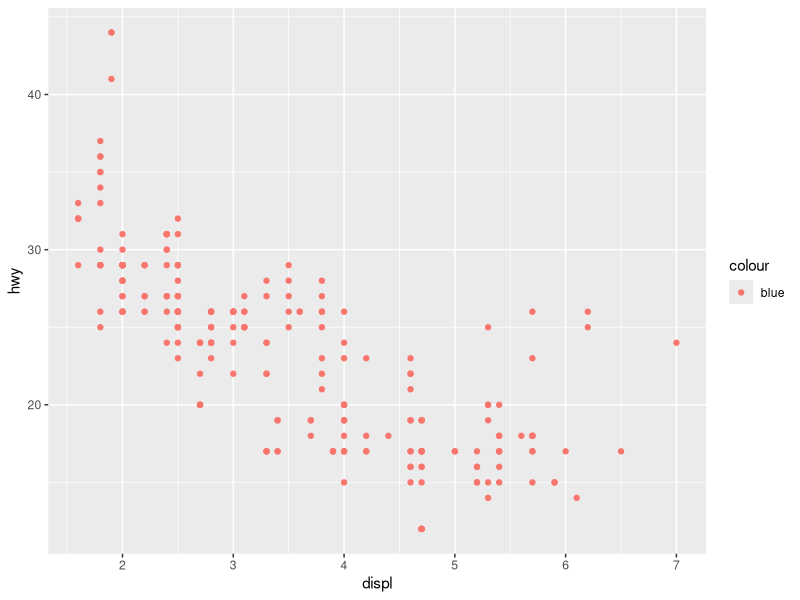
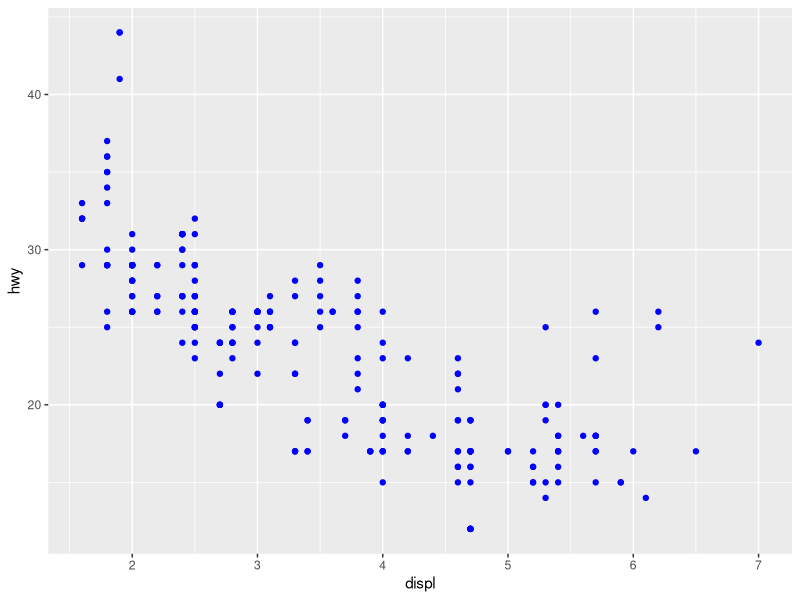
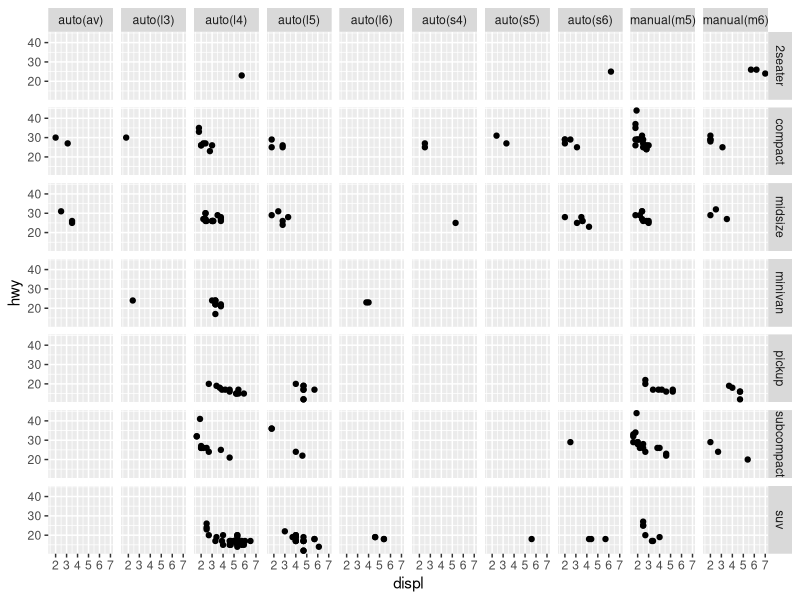
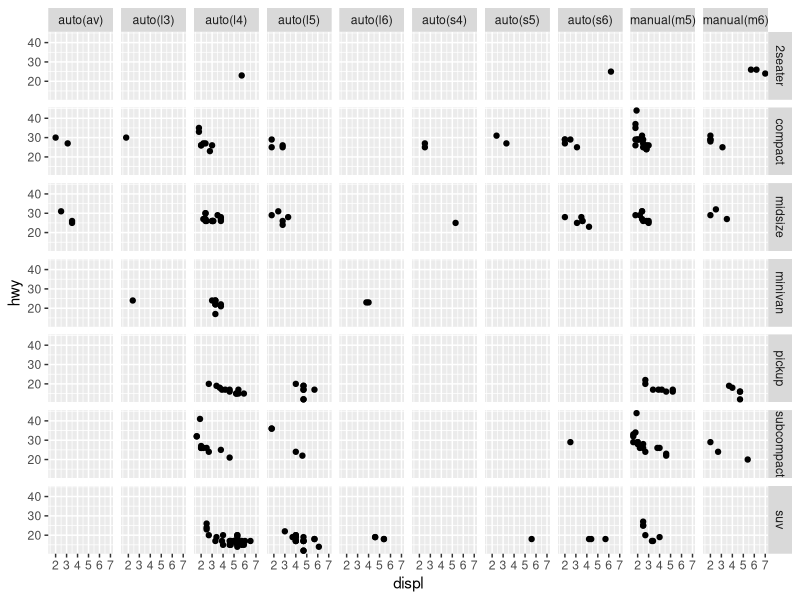
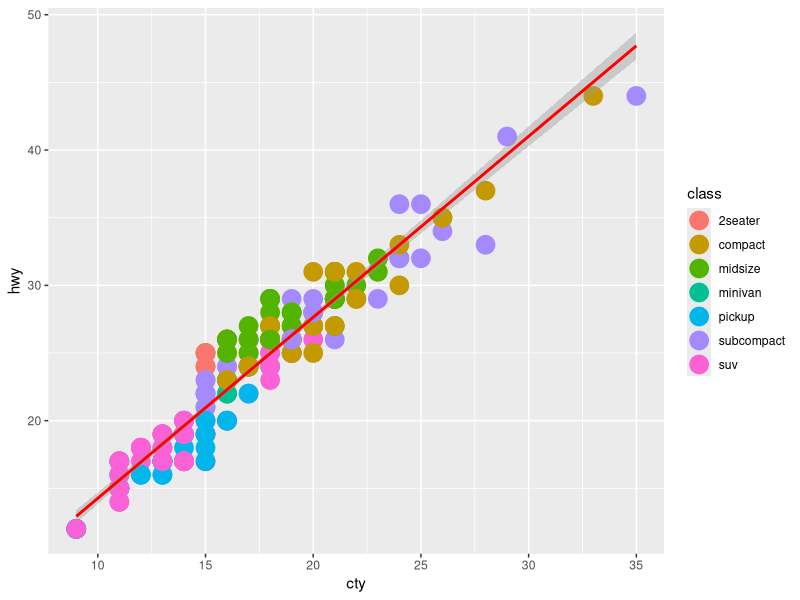
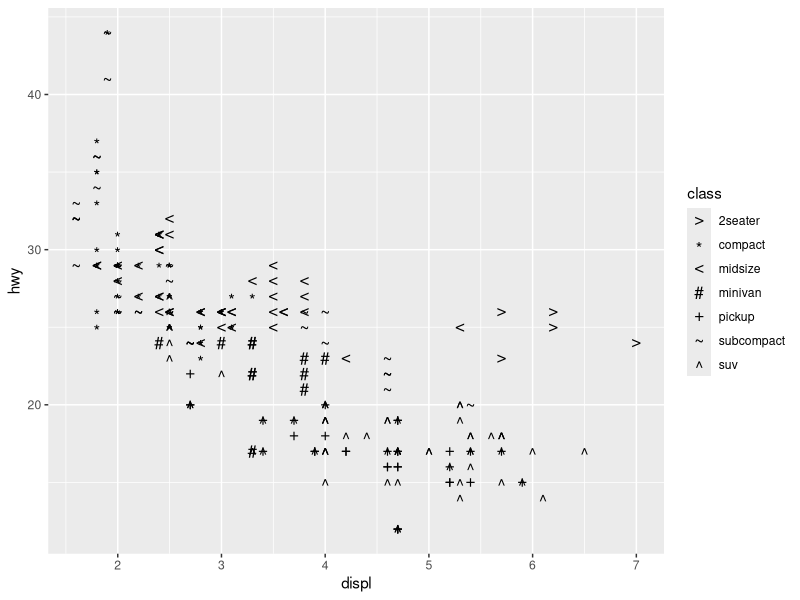
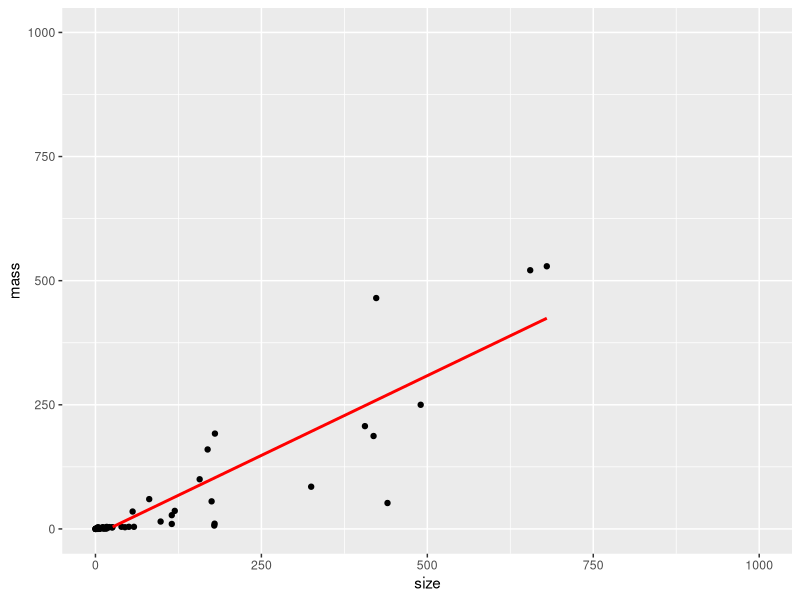
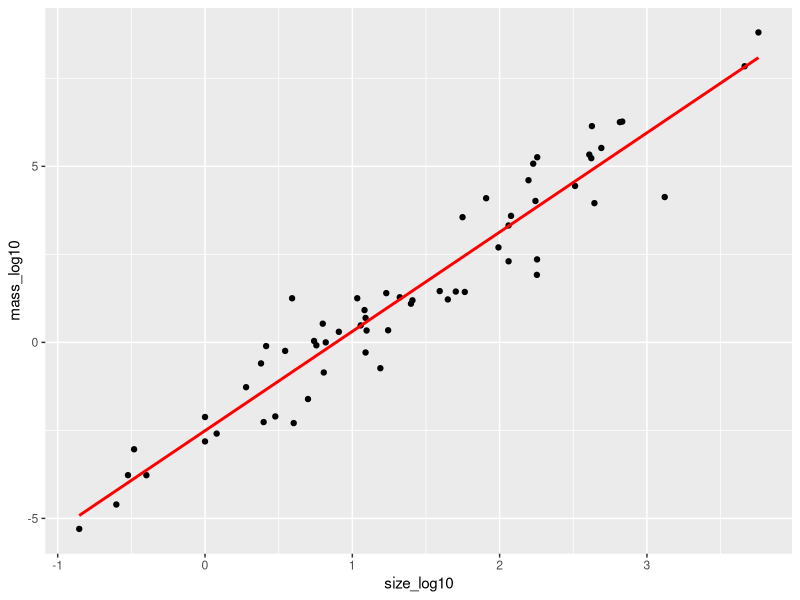

Generate these figures, in order, with R:
## ---- chunk 1
# Write your code here
library(ggplot2)
mpg

#first method
nrow(mpg) 
ncol(mpg)

#second method
dim(mpg)
## ---- chunk 2
# Write your code here---ORIGINAL CODE
ggplot(data = mpg) +
    geom_point(mapping = aes(x = displ, y = hwy, color = "blue"))
## ---- chunk 3
##EDITED VERSION
ggplot(data = mpg) +
    geom_point(mapping = aes(x = displ, y = hwy), colour = "blue")
#to turn the points blue the colour = blue needs to be outside of the aes 
## ---- chunk 4
# Write your code here
# i'm not sure how to use the tilde for this but from using the help function I was able to do it another way i think
ggplot(data = mpg) +
    geom_point(mapping = aes(x = displ, y = hwy)) +
    facet_grid(rows = vars(class), vars(trans))
## ---- chunk 5
##from redoing in class was able to get it using the ~
ggplot(data = mpg,  aes(x = displ, y = hwy)) +
  geom_point() +
  facet_grid(class ~ trans)
## ---- chunk 6
# Write your code here
ggplot(mpg, aes(x = cty, y = hwy, color = class)) +
  geom_point(size = 6) +
  geom_smooth(method = lm, color = "red")
## ---- chunk 7
# Write your code here
mpgSubset <- subset(mpg, cty == 15)
mpgSubset

subCompactSubset <- subset(mpgSubset, class == "subcompact")
subCompactSubset

finalSubset <- data.frame(subCompactSubset$manufacturer, subCompactSubset$model)
finalSubset
## ---- chunk 8
# Write your code here
# I changed the size so its easier to see
ggplot(data = mpg) + 
      geom_point(mapping = aes(x = displ, y = hwy, shape = class), size = 4) +
      scale_shape_manual(values = c(">", "*", "<", "#", "+", "~", "^"))
## ---- chunk 9
# Write your code here
x <- c(3.385,0.48,1.35,465,36.33,27.66,14.83,1.04,4.19,0.425,0.101,0.92,1,0.005,0.06,3.5,2,1.7,2547,0.023,187.1,521,0.785,10,3.3,0.2,1.41,529,207,85,0.75,62,6654,3.5,6.8,35,4.05,0.12,0.023,0.01,1.4,250,2.5,55.5,100,52.16,10.55,0.55,60,3.6,4.288,0.28,0.075,0.122,0.048,192,3,160,0.9,1.62,0.104,4.235)

y <- c(44.5,15.5,8.1,423,119.5,115,98.2,5.5,58,6.4,4,5.7,6.6,0.14,1,10.8,12.3,6.3,4603,0.3,419,655,3.5,115,25.6,5,17.5,680,406,325,12.3,1320,5712,3.9,179,56,17,1,0.4,0.25,12.5,490,12.1,175,157,440,179.5,2.4,81,21,39.2,1.9,1.2,3,0.33,180,25,169,2.6,11.4,2.5,50.4)

mass <- x
size <- y

sizeMass <- data.frame(mass, size)
sizeMass
## ---- chunk 10
# Write your code here (method 1)
#im not sure if I omitted the outliers correctly
ggplot(sizeMass, aes(size, mass)) +
      geom_point() +
      geom_smooth(method = "lm", color = "red", se = FALSE) +
      xlim(c(0,1000)) +
      ylim(c(0,1000))

size_log10 <- log10(size)
mass_log10 <- log(mass)
sizeMassLog <- data.frame(mass, size, mass_log10, size_log10)

ggplot(sizeMass, aes(size_log10, mass_log10)) +
      geom_point() +
      geom_smooth(method = "lm", color = "red", se = FALSE)
## ---- chunk 11
# Write your code here (method 2)
ggplot(sizeMass, aes(size, mass)) +
      geom_point() +
      geom_smooth(method = "lm", color = "red", se = FALSE) +
      scale_x_log10() +
      scale_y_log10()
